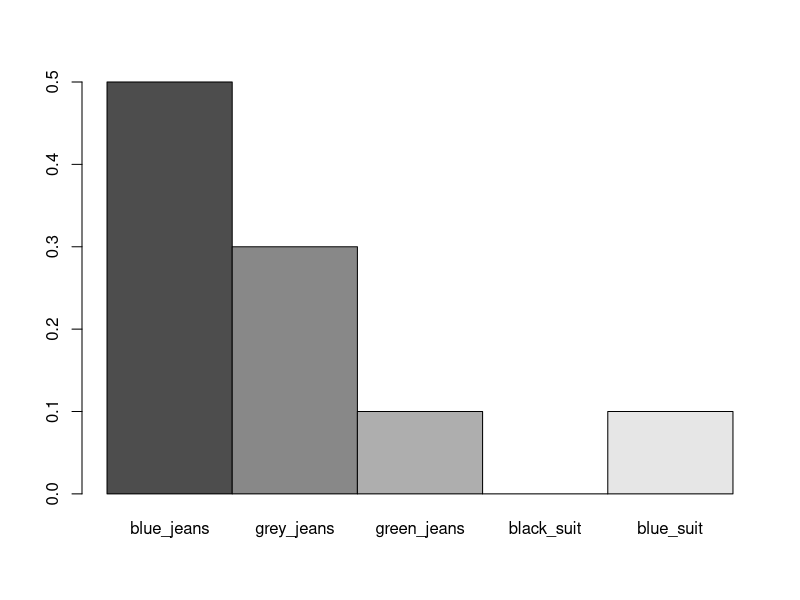
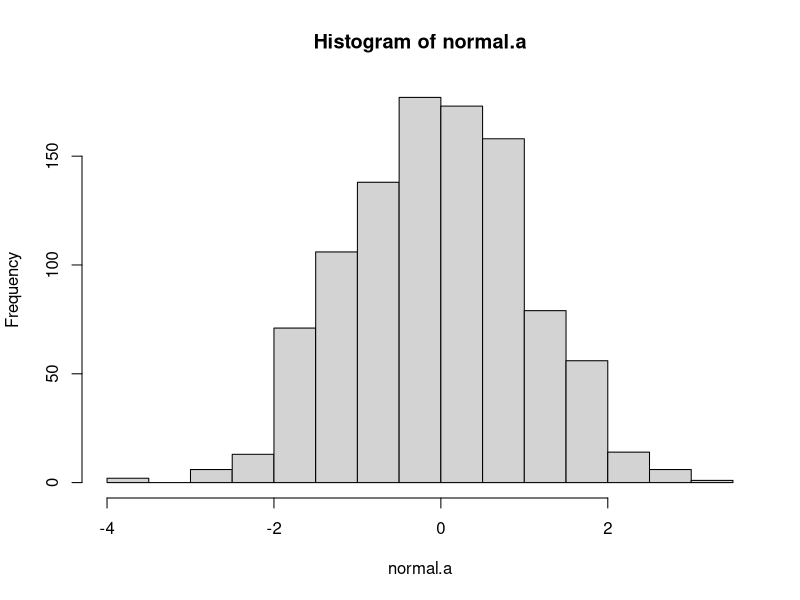
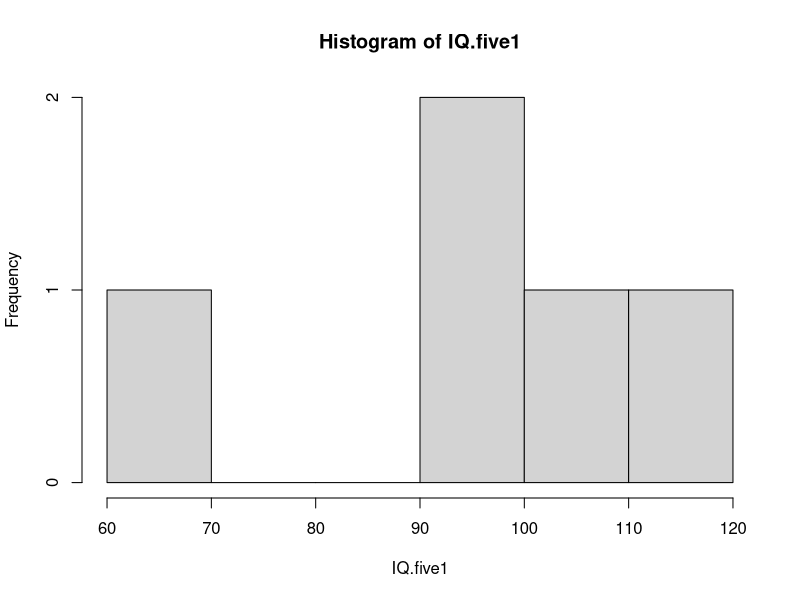
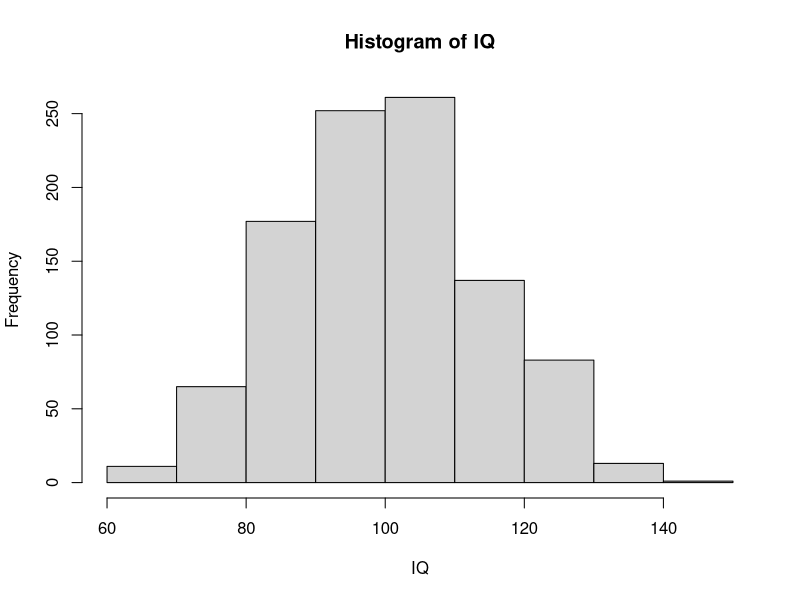

Recreate these plots in R, in order.
## ---- chunk 1
blue_jeans <-0.5 
grey_jeans <- 0.3 
green_jeans <- 0.1 
black_suit <- 0 
blue_suit <- 0.1  
gardrope <- rbind(blue_jeans,grey_jeans,green_jeans,black_suit,blue_suit) 
## ---- chunk 2
barplot(gardrope, beside = T, names.arg = row.names(gardrope))
## ---- chunk 3
        gardrope
## ---- chunk 4
# getting 4 times 1 from a die with 20 trial
dbinom(4, size = 20, prob = 1/6)

# getting 5 head from flipping a coin 20 times
dbinom(5, 20, 0.5)
## ---- chunk 5
pbinom(q=4, size=20, prob=1/6)
## ---- chunk 6
qbinom(p=0.75, size=20, prob=1/6)
## ---- chunk 7
rbinom(n=100, size = 20, prob = 1/6)
## ---- chunk 8
# generate 1000 normally distributed observation
normal.a <- rnorm(1000, mean=0, sd=1)
normal.a
mean(normal.a)
sd(normal.a)
## ---- chunk 9
hist(normal.a)
## ---- chunk 10
IQ <- rnorm(n=1000, mean=100, sd=15) # generate IQ scores
IQ <- round(IQ) # IQs are whole numbers

summary(IQ)
## ---- chunk 11
IQ.five1 <- round(rnorm(5, mean = 100, sd=15))
summary(IQ.five1)
## ---- chunk 12
#let's replicate
IQ.five2 <- round(rnorm(5, mean = 100, sd=15))
IQ.five3 <- round(rnorm(5, mean = 100, sd=15))
IQ.five4 <- round(rnorm(5, mean = 100, sd=15))
IQ.five5 <- round(rnorm(5, mean = 100, sd=15))

replication <- as.data.frame(rbind(IQ.five1, IQ.five2, IQ.five3, IQ.five4, IQ.five5))
replication$mean <-  apply(replication[,-1], 1, mean) # add rowwise mean 
replication
## ---- chunk 13
hist(IQ.five1)
hist(IQ)
## ---- chunk 14
IQ.2 <- round(rnorm(10000, mean = 100, sd=15))
sample1 <- sample(IQ.2,10)
mean1 <- mean(sample1)
sample2 <- sample(IQ.2,10)
mean2 <- mean(sample2)
sample3 <- sample(IQ.2,10)
mean3 <- mean(sample3)
sample4 <- sample(IQ.2,10)
mean4 <- mean(sample4)
sample5 <- sample(IQ.2,10)
mean5 <- mean(sample5)
sample6 <- sample(IQ.2,10)
mean6 <- mean(sample6)
sample7 <- sample(IQ.2,10)
mean7 <- mean(sample7)
sample8 <- sample(IQ.2,10)
mean8 <- mean(sample8)
sample9 <- sample(IQ.2,10)
mean9 <- mean(sample9)
sample10 <- sample(IQ.2,10)
mean10 <- mean(sample10)
sample11 <- sample(IQ.2,10)
mean11 <- mean(sample11)
sample12 <- sample(IQ.2,10)
mean12 <- mean(sample12)
sample13 <- sample(IQ.2,10)
mean13 <- mean(sample13)
sample14 <- sample(IQ.2,10)
mean14 <- mean(sample14)
sample15 <- sample(IQ.2,10)
mean15 <- mean(sample15)
sample16 <- sample(IQ.2,10)
mean16 <- mean(sample16)
sample17 <- sample(IQ.2,10)
mean17 <- mean(sample17)
sample18 <- sample(IQ.2,10)
mean18 <- mean(sample18)
sample19 <- sample(IQ.2,10)
mean19 <- mean(sample19)
sample20 <- sample(IQ.2,10)
mean20 <- mean(sample20)
sample21 <- sample(IQ.2,10)
mean21 <- mean(sample21)
sample22 <- sample(IQ.2,10)
mean22 <- mean(sample22)
sample23 <- sample(IQ.2,10)
mean23 <- mean(sample23)
sample24 <- sample(IQ.2,10)
mean24 <- mean(sample24)
sample25 <- sample(IQ.2,10)
mean25 <- mean(sample25)
sample26 <- sample(IQ.2,10)
mean26 <- mean(sample26)
sample27 <- sample(IQ.2,10)
mean27 <- mean(sample27)
sample28 <- sample(IQ.2,10)
mean28 <- mean(sample28)
sample29 <- sample(IQ.2,10)
mean29 <- mean(sample29)
sample30 <- sample(IQ.2,10)
mean30 <- mean(sample30)

(mean1+mean2+mean3+mean4+mean5+mean6+mean7+mean8+mean9+mean10+mean11+mean12+mean13+mean14+mean15+mean16+mean17+mean18+mean19+mean20+mean21+mean22+mean23+mean24+mean25+mean26+mean27+mean28+mean29+mean30)/30
